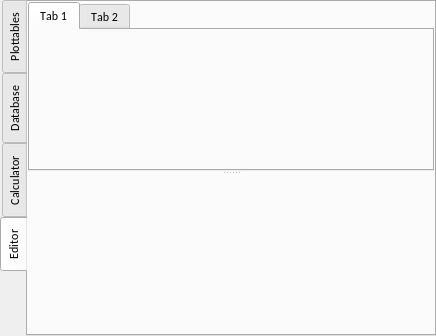
<?xml version="1.0" encoding="UTF-8"?>
<ui version="4.0">
 <class>SagittariusA</class>
 <widget class="QMainWindow" name="SagittariusA">
  <property name="geometry">
   <rect>
    <x>0</x>
    <y>0</y>
    <width>436</width>
    <height>336</height>
   </rect>
  </property>
  <property name="maximumSize">
   <size>
    <width>16777215</width>
    <height>16777215</height>
   </size>
  </property>
  <property name="windowTitle">
   <string>MainWindow</string>
  </property>
  <widget class="QWidget" name="centralwidget">
   <layout class="QVBoxLayout" name="verticalLayout_2" stretch="0">
    <property name="spacing">
     <number>0</number>
    </property>
    <property name="leftMargin">
     <number>0</number>
    </property>
    <property name="topMargin">
     <number>0</number>
    </property>
    <property name="rightMargin">
     <number>0</number>
    </property>
    <property name="bottomMargin">
     <number>0</number>
    </property>
    <item>
     <widget class="QTabWidget" name="tabWidget">
      <property name="font">
       <font>
        <family>Calibri</family>
        <italic>false</italic>
        <kerning>false</kerning>
        <fontweight>Thin</fontweight>
       </font>
      </property>
      <property name="cursor">
       <cursorShape>ArrowCursor</cursorShape>
      </property>
      <property name="tabPosition">
       <enum>QTabWidget::TabPosition::West</enum>
      </property>
      <property name="tabShape">
       <enum>QTabWidget::TabShape::Rounded</enum>
      </property>
      <property name="currentIndex">
       <number>3</number>
      </property>
      <property name="elideMode">
       <enum>Qt::TextElideMode::ElideNone</enum>
      </property>
      <property name="tabsClosable">
       <bool>false</bool>
      </property>
      <property name="movable">
       <bool>false</bool>
      </property>
      <property name="tabBarAutoHide">
       <bool>true</bool>
      </property>
      <widget class="QWidget" name="Plottables">
       <attribute name="title">
        <string>Plottables</string>
       </attribute>
       <layout class="QVBoxLayout" name="verticalLayout_9">
        <property name="spacing">
         <number>0</number>
        </property>
        <property name="leftMargin">
         <number>0</number>
        </property>
        <property name="topMargin">
         <number>0</number>
        </property>
        <property name="rightMargin">
         <number>0</number>
        </property>
        <property name="bottomMargin">
         <number>0</number>
        </property>
        <item>
         <widget class="QTabWidget" name="PlotWindows">
          <property name="focusPolicy">
           <enum>Qt::FocusPolicy::ClickFocus</enum>
          </property>
          <property name="tabPosition">
           <enum>QTabWidget::TabPosition::East</enum>
          </property>
          <property name="currentIndex">
           <number>0</number>
          </property>
          <property name="tabsClosable">
           <bool>true</bool>
          </property>
          <property name="tabBarAutoHide">
           <bool>false</bool>
          </property>
          <widget class="QWidget" name="PaneContainer">
           <attribute name="title">
            <string>Window 1</string>
           </attribute>
           <layout class="QVBoxLayout" name="verticalLayout_5">
            <property name="spacing">
             <number>0</number>
            </property>
            <property name="leftMargin">
             <number>0</number>
            </property>
            <property name="topMargin">
             <number>0</number>
            </property>
            <property name="rightMargin">
             <number>0</number>
            </property>
            <property name="bottomMargin">
             <number>0</number>
            </property>
            <item>
             <layout class="QVBoxLayout" name="verticalLayout_4" stretch="0">
              <property name="spacing">
               <number>0</number>
              </property>
              <item>
               <widget class="QWidget" name="WaveWindow" native="true"/>
              </item>
             </layout>
            </item>
           </layout>
          </widget>
          <widget class="QWidget" name="tab">
           <attribute name="title">
            <string>Page</string>
           </attribute>
          </widget>
         </widget>
        </item>
       </layout>
      </widget>
      <widget class="QWidget" name="Database">
       <attribute name="title">
        <string>Database</string>
       </attribute>
       <layout class="QVBoxLayout" name="verticalLayout_8">
        <property name="spacing">
         <number>0</number>
        </property>
        <property name="leftMargin">
         <number>0</number>
        </property>
        <property name="topMargin">
         <number>0</number>
        </property>
        <property name="rightMargin">
         <number>0</number>
        </property>
        <property name="bottomMargin">
         <number>0</number>
        </property>
        <item>
         <widget class="QSplitter" name="spltr_database">
          <property name="cursor">
           <cursorShape>ArrowCursor</cursorShape>
          </property>
          <property name="frameShape">
           <enum>QFrame::Shape::Panel</enum>
          </property>
          <property name="frameShadow">
           <enum>QFrame::Shadow::Sunken</enum>
          </property>
          <property name="lineWidth">
           <number>0</number>
          </property>
          <property name="orientation">
           <enum>Qt::Orientation::Vertical</enum>
          </property>
          <property name="handleWidth">
           <number>2</number>
          </property>
          <widget class="QWidget" name="layoutWidget">
           <layout class="QHBoxLayout" name="hlout_database" stretch="10,1">
            <property name="spacing">
             <number>0</number>
            </property>
            <property name="sizeConstraint">
             <enum>QLayout::SizeConstraint::SetDefaultConstraint</enum>
            </property>
            <item>
             <widget class="QStackedWidget" name="stackedWidget">
              <property name="sizePolicy">
               <sizepolicy hsizetype="Expanding" vsizetype="Expanding">
                <horstretch>0</horstretch>
                <verstretch>0</verstretch>
               </sizepolicy>
              </property>
              <property name="focusPolicy">
               <enum>Qt::FocusPolicy::ClickFocus</enum>
              </property>
              <property name="currentIndex">
               <number>0</number>
              </property>
              <widget class="QWidget" name="page_exec">
               <property name="sizePolicy">
                <sizepolicy hsizetype="Expanding" vsizetype="Expanding">
                 <horstretch>0</horstretch>
                 <verstretch>0</verstretch>
                </sizepolicy>
               </property>
               <layout class="QVBoxLayout" name="verticalLayout">
                <property name="spacing">
                 <number>0</number>
                </property>
                <property name="leftMargin">
                 <number>0</number>
                </property>
                <property name="topMargin">
                 <number>0</number>
                </property>
                <property name="rightMargin">
                 <number>0</number>
                </property>
                <property name="bottomMargin">
                 <number>0</number>
                </property>
                <item>
                 <layout class="QVBoxLayout" name="vlout_files_exec">
                  <property name="spacing">
                   <number>2</number>
                  </property>
                  <item>
                   <widget class="QWidget" name="ToolPanel_exec" native="true">
                    <property name="sizePolicy">
                     <sizepolicy hsizetype="Expanding" vsizetype="Fixed">
                      <horstretch>0</horstretch>
                      <verstretch>0</verstretch>
                     </sizepolicy>
                    </property>
                    <property name="cursor">
                     <cursorShape>ArrowCursor</cursorShape>
                    </property>
                    <layout class="QHBoxLayout" name="horizontalLayout_5" stretch="1,1,1,4,1">
                     <property name="spacing">
                      <number>4</number>
                     </property>
                     <property name="leftMargin">
                      <number>0</number>
                     </property>
                     <property name="topMargin">
                      <number>0</number>
                     </property>
                     <property name="rightMargin">
                      <number>0</number>
                     </property>
                     <property name="bottomMargin">
                      <number>0</number>
                     </property>
                     <item>
                      <widget class="QToolButton" name="back_exec">
                       <property name="minimumSize">
                        <size>
                         <width>0</width>
                         <height>30</height>
                        </size>
                       </property>
                       <property name="styleSheet">
                        <string notr="true">QToolButton {
    border: none;
    border-radius: 6px;
    background-color: rgb(45, 45, 45);
    padding: 3px;
}

QToolButton:hover {
    background-color: rgb(75, 75, 75);
}

QToolButton:pressed {
    background-color: rgb(50, 50, 50);
}</string>
                       </property>
                       <property name="text">
                        <string/>
                       </property>
                       <property name="arrowType">
                        <enum>Qt::ArrowType::LeftArrow</enum>
                       </property>
                      </widget>
                     </item>
                     <item>
                      <widget class="QToolButton" name="fwd_exec">
                       <property name="minimumSize">
                        <size>
                         <width>0</width>
                         <height>30</height>
                        </size>
                       </property>
                       <property name="styleSheet">
                        <string notr="true">QToolButton {
    border: none;
    border-radius: 6px;
    background-color: rgb(45, 45, 45);
    padding: 3px;
}

QToolButton:hover {
    background-color: rgb(75, 75, 75);
}

QToolButton:pressed {
    background-color: rgb(50, 50, 50);
}</string>
                       </property>
                       <property name="text">
                        <string>...</string>
                       </property>
                       <property name="arrowType">
                        <enum>Qt::ArrowType::RightArrow</enum>
                       </property>
                      </widget>
                     </item>
                     <item>
                      <widget class="QToolButton" name="up_exec">
                       <property name="minimumSize">
                        <size>
                         <width>0</width>
                         <height>30</height>
                        </size>
                       </property>
                       <property name="styleSheet">
                        <string notr="true">QToolButton {
    border: none;
    border-radius: 6px;
    background-color: rgb(45, 45, 45);
    padding: 3px;
}

QToolButton:hover {
    background-color: rgb(75, 75, 75);
}

QToolButton:pressed {
    background-color: rgb(50, 50, 50);
}</string>
                       </property>
                       <property name="text">
                        <string>...</string>
                       </property>
                       <property name="arrowType">
                        <enum>Qt::ArrowType::UpArrow</enum>
                       </property>
                      </widget>
                     </item>
                     <item>
                      <widget class="PathLineEdit" name="path_exec">
                       <property name="minimumSize">
                        <size>
                         <width>0</width>
                         <height>30</height>
                        </size>
                       </property>
                       <property name="maximumSize">
                        <size>
                         <width>16777215</width>
                         <height>16777215</height>
                        </size>
                       </property>
                       <property name="focusPolicy">
                        <enum>Qt::FocusPolicy::ClickFocus</enum>
                       </property>
                       <property name="styleSheet">
                        <string notr="true">QLineEdit {
    border: none;
    border-radius: 6px;
    background-color: rgb(60, 60, 60);
    padding: 3px;
}

QLineEdit:hover {
    background-color: rgb(75, 75, 75);
}

QLineEdit:pressed {
    background-color: rgb(50, 50, 50);
}</string>
                       </property>
                       <property name="text">
                        <string/>
                       </property>
                       <property name="frame">
                        <bool>true</bool>
                       </property>
                       <property name="echoMode">
                        <enum>QLineEdit::EchoMode::Normal</enum>
                       </property>
                      </widget>
                     </item>
                     <item>
                      <widget class="QLineEdit" name="search_exec">
                       <property name="minimumSize">
                        <size>
                         <width>0</width>
                         <height>30</height>
                        </size>
                       </property>
                       <property name="focusPolicy">
                        <enum>Qt::FocusPolicy::ClickFocus</enum>
                       </property>
                       <property name="styleSheet">
                        <string notr="true">QLineEdit {
    border: none;
    border-radius: 6px;
    background-color: rgb(60, 60, 60);
    padding: 3px;
}

QLineEdit:hover {
    background-color: rgb(75, 75, 75);
}

QLineEdit:pressed {
    background-color: rgb(50, 50, 50);
}</string>
                       </property>
                       <property name="frame">
                        <bool>true</bool>
                       </property>
                       <property name="placeholderText">
                        <string>Search</string>
                       </property>
                      </widget>
                     </item>
                    </layout>
                   </widget>
                  </item>
                  <item>
                   <widget class="QTreeView" name="FileSystem_exec">
                    <property name="focusPolicy">
                     <enum>Qt::FocusPolicy::TabFocus</enum>
                    </property>
                    <property name="styleSheet">
                     <string notr="true">QTreeView {
    background-color: rgb(37, 37, 38);
    border: none;
}

QTreeView::item {
    padding: 2px;
}

QTreeView::item:selected {
    background-color: rgb(70, 70, 70);
    color: white;
}

QTreeView::item:hover {
    background-color: rgb(50, 50, 50);
}

QTreeView::item:selected:hover {
    background-color: rgb(70, 70, 70);
}

QHeaderView::section {
    background-color: rgb(37, 37, 38);
    color: white;

    border: none;

    padding: 4px;
}

QHeaderView::section {
    background-color: rgb(45, 45, 45);
    border: none;
    border-right: 1px solid rgb(38, 38, 38);
    padding-left: 6px;

}</string>
                    </property>
                    <property name="frameShape">
                     <enum>QFrame::Shape::NoFrame</enum>
                    </property>
                    <property name="frameShadow">
                     <enum>QFrame::Shadow::Plain</enum>
                    </property>
                   </widget>
                  </item>
                 </layout>
                </item>
               </layout>
              </widget>
              <widget class="QWidget" name="page_run">
               <property name="sizePolicy">
                <sizepolicy hsizetype="Expanding" vsizetype="Expanding">
                 <horstretch>0</horstretch>
                 <verstretch>0</verstretch>
                </sizepolicy>
               </property>
               <layout class="QVBoxLayout" name="verticalLayout_3">
                <property name="spacing">
                 <number>0</number>
                </property>
                <property name="leftMargin">
                 <number>0</number>
                </property>
                <property name="topMargin">
                 <number>0</number>
                </property>
                <property name="rightMargin">
                 <number>0</number>
                </property>
                <property name="bottomMargin">
                 <number>0</number>
                </property>
                <item>
                 <layout class="QVBoxLayout" name="vlout_files_run">
                  <property name="spacing">
                   <number>2</number>
                  </property>
                  <item>
                   <widget class="QWidget" name="ToolPanel_run" native="true">
                    <property name="sizePolicy">
                     <sizepolicy hsizetype="Expanding" vsizetype="Fixed">
                      <horstretch>0</horstretch>
                      <verstretch>0</verstretch>
                     </sizepolicy>
                    </property>
                    <property name="cursor">
                     <cursorShape>ArrowCursor</cursorShape>
                    </property>
                    <layout class="QHBoxLayout" name="horizontalLayout_7" stretch="1,1,1,4,1">
                     <property name="spacing">
                      <number>4</number>
                     </property>
                     <property name="leftMargin">
                      <number>0</number>
                     </property>
                     <property name="topMargin">
                      <number>0</number>
                     </property>
                     <property name="rightMargin">
                      <number>0</number>
                     </property>
                     <property name="bottomMargin">
                      <number>0</number>
                     </property>
                     <item>
                      <widget class="QToolButton" name="back_run">
                       <property name="minimumSize">
                        <size>
                         <width>0</width>
                         <height>30</height>
                        </size>
                       </property>
                       <property name="styleSheet">
                        <string notr="true">QToolButton {
    border: none;
    border-radius: 6px;
    background-color: rgb(45, 45, 45);
    padding: 3px;
}

QToolButton:hover {
    background-color: rgb(75, 75, 75);
}

QToolButton:pressed {
    background-color: rgb(50, 50, 50);
}</string>
                       </property>
                       <property name="text">
                        <string/>
                       </property>
                       <property name="arrowType">
                        <enum>Qt::ArrowType::LeftArrow</enum>
                       </property>
                      </widget>
                     </item>
                     <item>
                      <widget class="QToolButton" name="fwd_run">
                       <property name="minimumSize">
                        <size>
                         <width>0</width>
                         <height>30</height>
                        </size>
                       </property>
                       <property name="styleSheet">
                        <string notr="true">QToolButton {
    border: none;
    border-radius: 6px;
    background-color: rgb(45, 45, 45);
    padding: 3px;
}

QToolButton:hover {
    background-color: rgb(75, 75, 75);
}

QToolButton:pressed {
    background-color: rgb(50, 50, 50);
}</string>
                       </property>
                       <property name="text">
                        <string>...</string>
                       </property>
                       <property name="arrowType">
                        <enum>Qt::ArrowType::RightArrow</enum>
                       </property>
                      </widget>
                     </item>
                     <item>
                      <widget class="QToolButton" name="up_run">
                       <property name="minimumSize">
                        <size>
                         <width>0</width>
                         <height>30</height>
                        </size>
                       </property>
                       <property name="styleSheet">
                        <string notr="true">QToolButton {
    /* Use forward slashes for the file path */
    qproperty-icon: url(&quot;C:/Users/Ameen Aazam/Downloads/up-arrow-svgrepo-com.svg&quot;);
    
    /* Adjust this to match the size you want the arrow to render */
    qproperty-iconSize: 15px 15px; 
}
QToolButton {
    border: none;
    border-radius: 6px;
    background-color: rgb(45, 45, 45);
    padding: 3px;
}

QToolButton:hover {
    background-color: rgb(75, 75, 75);
}

QToolButton:pressed {
    background-color: rgb(50, 50, 50);
}</string>
                       </property>
                       <property name="text">
                        <string>...</string>
                       </property>
                       <property name="arrowType">
                        <enum>Qt::ArrowType::NoArrow</enum>
                       </property>
                      </widget>
                     </item>
                     <item>
                      <widget class="PathLineEdit" name="path_run">
                       <property name="minimumSize">
                        <size>
                         <width>0</width>
                         <height>30</height>
                        </size>
                       </property>
                       <property name="maximumSize">
                        <size>
                         <width>16777215</width>
                         <height>16777215</height>
                        </size>
                       </property>
                       <property name="focusPolicy">
                        <enum>Qt::FocusPolicy::ClickFocus</enum>
                       </property>
                       <property name="styleSheet">
                        <string notr="true">QLineEdit {
    border: none;
    border-radius: 6px;
    background-color: rgb(60, 60, 60);
    padding: 3px;
}

QLineEdit:hover {
    background-color: rgb(75, 75, 75);
}

QLineEdit:pressed {
    background-color: rgb(50, 50, 50);
}</string>
                       </property>
                       <property name="text">
                        <string/>
                       </property>
                       <property name="frame">
                        <bool>true</bool>
                       </property>
                       <property name="echoMode">
                        <enum>QLineEdit::EchoMode::Normal</enum>
                       </property>
                      </widget>
                     </item>
                     <item>
                      <widget class="QLineEdit" name="search_run">
                       <property name="minimumSize">
                        <size>
                         <width>0</width>
                         <height>30</height>
                        </size>
                       </property>
                       <property name="focusPolicy">
                        <enum>Qt::FocusPolicy::ClickFocus</enum>
                       </property>
                       <property name="styleSheet">
                        <string notr="true">QLineEdit {
    border: none;
    border-radius: 6px;
    background-color: rgb(60, 60, 60);
    padding: 3px;
}

QLineEdit:hover {
    background-color: rgb(75, 75, 75);
}

QLineEdit:pressed {
    background-color: rgb(50, 50, 50);
}</string>
                       </property>
                       <property name="frame">
                        <bool>true</bool>
                       </property>
                       <property name="placeholderText">
                        <string>Search</string>
                       </property>
                      </widget>
                     </item>
                    </layout>
                   </widget>
                  </item>
                  <item>
                   <widget class="QTreeView" name="FileSystem_run">
                    <property name="focusPolicy">
                     <enum>Qt::FocusPolicy::TabFocus</enum>
                    </property>
                    <property name="styleSheet">
                     <string notr="true">QTreeView {
    background-color: rgb(37, 37, 38);
    border: none;
}

QTreeView::item {
    padding: 2px;
}

QTreeView::item:selected {
    background-color: rgb(70, 70, 70);
    color: white;
}

QTreeView::item:hover {
    background-color: rgb(50, 50, 50);
}

QTreeView::item:selected:hover {
    background-color: rgb(70, 70, 70);
}

QHeaderView::section {
    background-color: rgb(37, 37, 38);
    color: white;

    border: none;

    padding: 4px;
}

QHeaderView::section {
    background-color: rgb(45, 45, 45);
    border: none;
    border-right: 1px solid rgb(38, 38, 38);
    padding-left: 6px;

}</string>
                    </property>
                    <property name="frameShape">
                     <enum>QFrame::Shape::NoFrame</enum>
                    </property>
                    <property name="frameShadow">
                     <enum>QFrame::Shadow::Plain</enum>
                    </property>
                   </widget>
                  </item>
                 </layout>
                </item>
               </layout>
              </widget>
             </widget>
            </item>
            <item>
             <layout class="QVBoxLayout" name="side_lout" stretch="10">
              <property name="spacing">
               <number>0</number>
              </property>
              <property name="sizeConstraint">
               <enum>QLayout::SizeConstraint::SetDefaultConstraint</enum>
              </property>
              <item>
               <widget class="QWidget" name="vlout_exec_run" native="true">
                <property name="sizePolicy">
                 <sizepolicy hsizetype="Fixed" vsizetype="Expanding">
                  <horstretch>0</horstretch>
                  <verstretch>0</verstretch>
                 </sizepolicy>
                </property>
                <property name="minimumSize">
                 <size>
                  <width>30</width>
                  <height>0</height>
                 </size>
                </property>
                <property name="maximumSize">
                 <size>
                  <width>30</width>
                  <height>16777215</height>
                 </size>
                </property>
                <layout class="QVBoxLayout" name="verticalLayout_6" stretch="0,0">
                 <property name="spacing">
                  <number>4</number>
                 </property>
                 <property name="sizeConstraint">
                  <enum>QLayout::SizeConstraint::SetDefaultConstraint</enum>
                 </property>
                 <property name="leftMargin">
                  <number>4</number>
                 </property>
                 <property name="topMargin">
                  <number>0</number>
                 </property>
                 <property name="rightMargin">
                  <number>0</number>
                 </property>
                 <property name="bottomMargin">
                  <number>0</number>
                 </property>
                 <item>
                  <widget class="VPushButton" name="Executables_btn">
                   <property name="sizePolicy">
                    <sizepolicy hsizetype="Fixed" vsizetype="Expanding">
                     <horstretch>0</horstretch>
                     <verstretch>0</verstretch>
                    </sizepolicy>
                   </property>
                   <property name="minimumSize">
                    <size>
                     <width>30</width>
                     <height>0</height>
                    </size>
                   </property>
                   <property name="maximumSize">
                    <size>
                     <width>30</width>
                     <height>16777215</height>
                    </size>
                   </property>
                   <property name="acceptDrops">
                    <bool>false</bool>
                   </property>
                   <property name="styleSheet">
                    <string notr="true">QPushButton {
    border: none;
    border-radius: 6px;
    background-color: rgb(60, 60, 60);
    padding: 3px;
}

QPushButton:hover {
    background-color: rgb(75, 75, 75);
}

QPushButton:pressed {
    background-color: rgb(50, 50, 50);
}

QPushButton:checked {
    background-color: rgb(80, 120, 200);
}</string>
                   </property>
                   <property name="text">
                    <string>Executables</string>
                   </property>
                   <property name="checkable">
                    <bool>true</bool>
                   </property>
                   <property name="autoDefault">
                    <bool>false</bool>
                   </property>
                   <property name="default">
                    <bool>false</bool>
                   </property>
                   <property name="flat">
                    <bool>false</bool>
                   </property>
                   <attribute name="buttonGroup">
                    <string notr="true">buttonGroup</string>
                   </attribute>
                  </widget>
                 </item>
                 <item>
                  <widget class="VPushButton" name="Runs_btn">
                   <property name="sizePolicy">
                    <sizepolicy hsizetype="Fixed" vsizetype="Expanding">
                     <horstretch>0</horstretch>
                     <verstretch>0</verstretch>
                    </sizepolicy>
                   </property>
                   <property name="minimumSize">
                    <size>
                     <width>30</width>
                     <height>0</height>
                    </size>
                   </property>
                   <property name="maximumSize">
                    <size>
                     <width>30</width>
                     <height>16777215</height>
                    </size>
                   </property>
                   <property name="styleSheet">
                    <string notr="true">QPushButton {
    border: none;
    border-radius: 6px;
    background-color: rgb(60, 60, 60);
    padding: 3px;
}

QPushButton:hover {
    background-color: rgb(75, 75, 75);
}

QPushButton:pressed {
    background-color: rgb(50, 50, 50);
}

QPushButton:checked {
    background-color: rgb(80, 120, 200);
}</string>
                   </property>
                   <property name="text">
                    <string>Runs</string>
                   </property>
                   <property name="checkable">
                    <bool>true</bool>
                   </property>
                   <attribute name="buttonGroup">
                    <string notr="true">buttonGroup</string>
                   </attribute>
                  </widget>
                 </item>
                </layout>
               </widget>
              </item>
             </layout>
            </item>
           </layout>
          </widget>
         </widget>
        </item>
       </layout>
      </widget>
      <widget class="QWidget" name="Calculator">
       <attribute name="title">
        <string>Calculator</string>
       </attribute>
      </widget>
      <widget class="QWidget" name="Editor">
       <attribute name="title">
        <string>Editor</string>
       </attribute>
       <layout class="QVBoxLayout" name="verticalLayout_7">
        <property name="spacing">
         <number>0</number>
        </property>
        <property name="leftMargin">
         <number>0</number>
        </property>
        <property name="topMargin">
         <number>0</number>
        </property>
        <property name="rightMargin">
         <number>0</number>
        </property>
        <property name="bottomMargin">
         <number>0</number>
        </property>
        <item>
         <widget class="QSplitter" name="splitter">
          <property name="orientation">
           <enum>Qt::Orientation::Vertical</enum>
          </property>
          <widget class="QTabWidget" name="tabWidget_2">
           <widget class="QWidget" name="tab_2">
            <attribute name="title">
             <string>Tab 1</string>
            </attribute>
            <layout class="QHBoxLayout" name="horizontalLayout">
             <property name="spacing">
              <number>0</number>
             </property>
             <property name="leftMargin">
              <number>0</number>
             </property>
             <property name="topMargin">
              <number>0</number>
             </property>
             <property name="rightMargin">
              <number>0</number>
             </property>
             <property name="bottomMargin">
              <number>0</number>
             </property>
             <item>
              <widget class="QWidget" name="codeWidget" native="true"/>
             </item>
            </layout>
           </widget>
           <widget class="QWidget" name="tab_3">
            <attribute name="title">
             <string>Tab 2</string>
            </attribute>
           </widget>
          </widget>
          <widget class="QWidget" name="terminalout" native="true"/>
         </widget>
        </item>
       </layout>
      </widget>
     </widget>
    </item>
   </layout>
  </widget>
 </widget>
 <customwidgets>
  <customwidget>
   <class>VPushButton</class>
   <extends>QPushButton</extends>
   <header location="global">vpushbutton</header>
  </customwidget>
  <customwidget>
   <class>PathLineEdit</class>
   <extends>QLineEdit</extends>
   <header>pathlineedit.h</header>
  </customwidget>
 </customwidgets>
 <resources/>
 <connections/>
 <buttongroups>
  <buttongroup name="buttonGroup"/>
 </buttongroups>
</ui>
